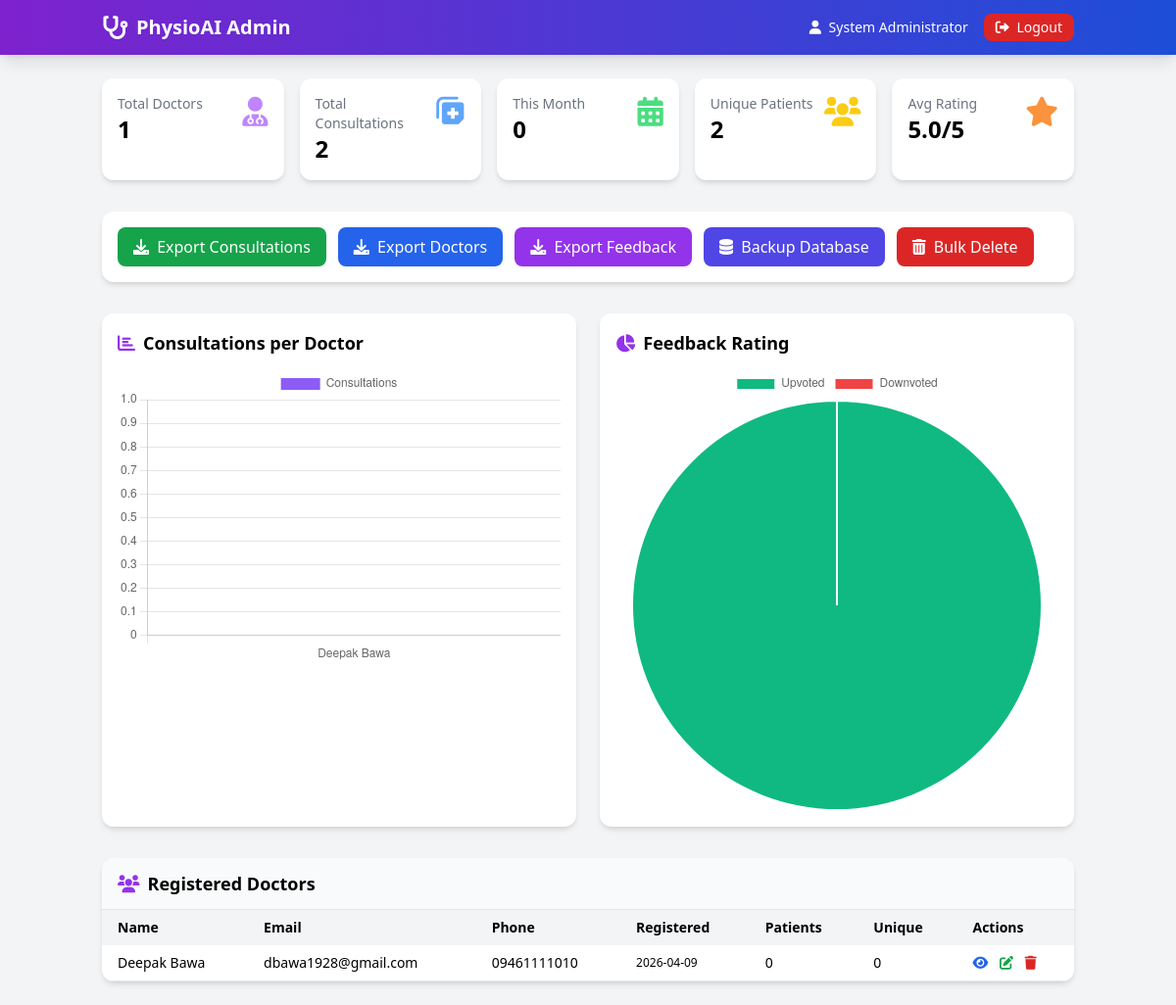
The page /admin (signed in) on the database as committed earlier.
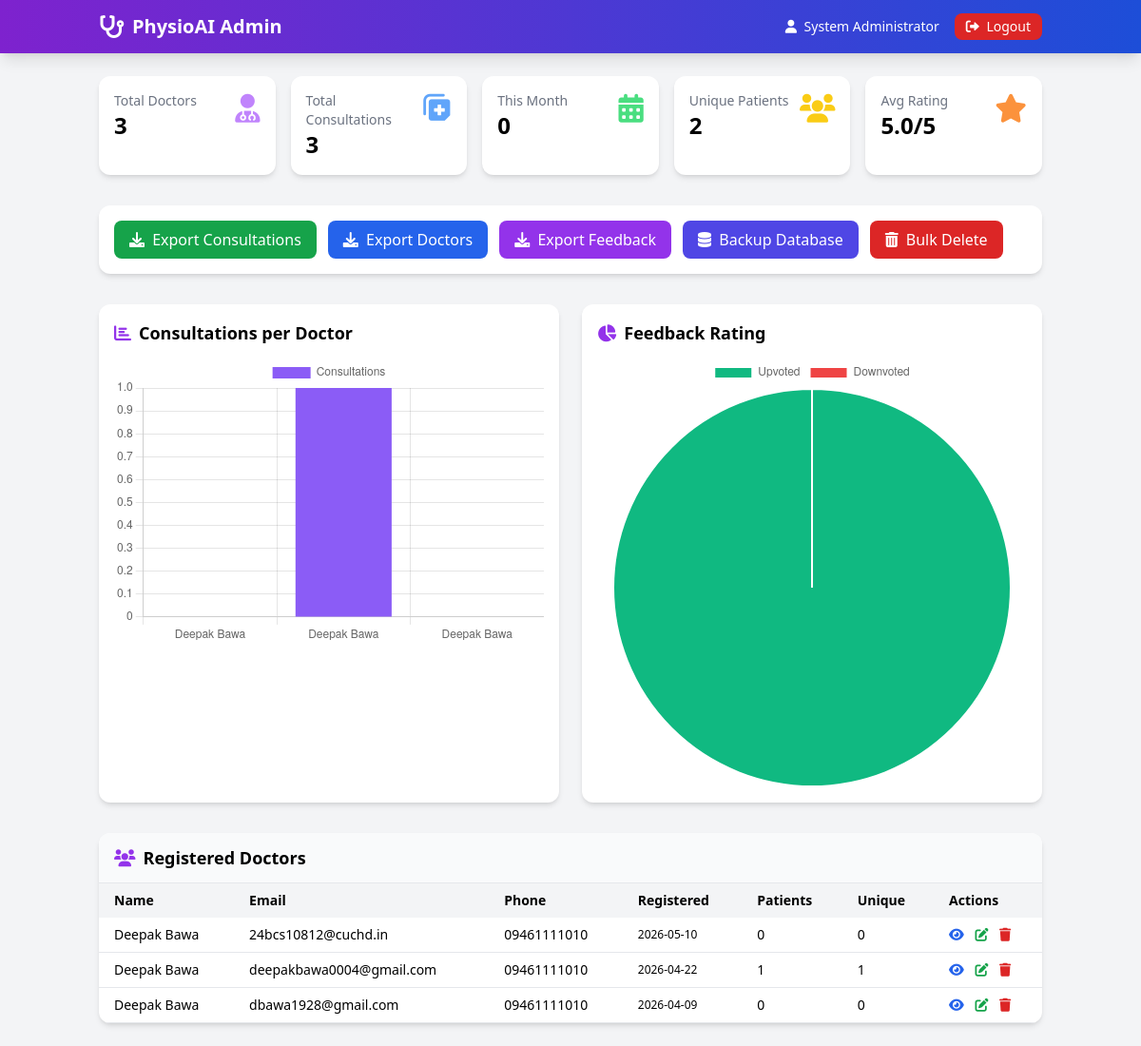
The same page on the database as committed later.
### tables this page shows
CREATE TABLE users (
        id INTEGER PRIMARY KEY AUTOINCREMENT,
        username TEXT UNIQUE NOT NULL,
        email TEXT UNIQUE NOT NULL,
        phone TEXT,
        password_hash TEXT NOT NULL,
        role TEXT DEFAULT 'doctor',
        full_name TEXT,
        profile_pic TEXT,
        created_at TEXT NOT NULL,
        last_login TEXT,
        must_change_password INTEGER DEFAULT 0
    , reset_token TEXT, reset_token_expiry TEXT, otp_code TEXT, otp_expiry TEXT);

### app.py (the view)
@app.route('/admin')
@admin_required
def admin():
    conn = sqlite3.connect(DB_PATH)
    c = conn.cursor()
    c.execute("SELECT COUNT(*) FROM users WHERE role='doctor'")
    total_doctors = c.fetchone()[0]
    c.execute("SELECT COUNT(*) FROM consultations")
    total_consultations = c.fetchone()[0]
    c.execute("SELECT COUNT(*) FROM consultations WHERE date LIKE ?", (datetime.now().strftime('%Y-%m-%d') + '%',))
    month_consultations = c.fetchone()[0]
    c.execute("SELECT COUNT(DISTINCT patient_name) FROM consultations")
    unique_patients = c.fetchone()[0]
    conn2 = sqlite3.connect(FEEDBACK_DB_PATH)
    c2 = conn2.cursor()
    c2.execute("SELECT rating, COUNT(*) FROM feedback GROUP BY rating")
    feedback_stats = dict(c2.fetchall())
    conn2.close()
    up = feedback_stats.get('up', 0)
    down = feedback_stats.get('down', 0)
    total_fb = up + down
    avg_rating = (up / total_fb) * 5 if total_fb > 0 else 0
    c.execute("SELECT id, full_name, email, phone, created_at, last_login FROM users WHERE role='doctor' ORDER BY created_at DESC")
    doctors = []
    for doc in c.fetchall():
        doc_id, full_name, email, phone, created_at, last_login = doc
        c.execute("SELECT COUNT(*) FROM consultations WHERE user_id=?", (doc_id,))
        total_patients = c.fetchone()[0]
        c.execute("SELECT COUNT(DISTINCT patient_name) FROM consultations WHERE user_id=?", (doc_id,))
        unique_patients_count = c.fetchone()[0]
        doctors.append({
            'id': doc_id,
            'full_name': full_name,
            'email': email,
            'phone': phone or '—',
            'created_at': created_at,
            'last_login': last_login or 'Never',
            'total_patients': total_patients,
            'unique_patients': unique_patients_count
        })
    c.execute("SELECT u.full_name, COUNT(c.id) FROM users u LEFT JOIN consultations c ON u.id = c.user_id WHERE u.role='doctor' GROUP BY u.id")
    chart_data = [{'doctor': row[0] or 'Unknown', 'count': row[1]} for row in c.fetchall()]
    conn.close()
    return render_template('admin.html',
                         total_doctors=total_doctors,
                         total_consultations=total_consultations,
                         month_consultations=month_consultations,
                         unique_patients=unique_patients,
                         avg_rating=round(avg_rating, 1),
                         doctors=doctors,
                         chart_data=chart_data,
                         feedback_stats=feedback_stats)

### app.py (called while the page is built)
def admin_required(f):
    @wraps(f)
    def decorated_function(*args, **kwargs):
        if 'user_id' not in session or session.get('role') != 'admin':
            return "Access denied", 403
        return f(*args, **kwargs)
    return decorated_function

### templates/admin.html (shortened to what this page needs)
<!DOCTYPE html>
<html lang="en">
<head>
    <script src="https://cdn.tailwindcss.com"></script>
    <link href="https://cdnjs.cloudflare.com/ajax/libs/font-awesome/6.0.0/css/all.min.css" rel="stylesheet">
</head>
<body class="bg-gray-100">
    <nav class="bg-gradient-to-r from-purple-700 to-blue-700 text-white shadow-lg">
        <div class="container mx-auto px-4 py-3 flex justify-between items-center">
            <div class="flex items-center gap-2">
                <i class="fas fa-stethoscope text-2xl"></i>
                <span class="font-bold text-xl">PhysioAI Admin</span>
            </div>
            <div class="flex items-center gap-4">
                <span class="text-sm"><i class="fas fa-user mr-1"></i> {{ session.full_name }}</span>
                <a href="/logout" class="text-sm bg-red-600 hover:bg-red-700 px-3 py-1 rounded-lg transition"><i class="fas fa-sign-out-alt mr-1"></i> Logout</a>
            </div>
        </div>
    </nav>
    <div class="container mx-auto px-4 py-6">
        <div class="grid grid-cols-1 md:grid-cols-2 lg:grid-cols-5 gap-4 mb-8">
            <div class="bg-white rounded-xl shadow-md p-4 stat-card">
                <div class="flex justify-between items-start">
                    <div><p class="text-gray-500 text-sm">Total Doctors</p><p class="text-2xl font-bold">{{ total_doctors }}</p></div>
                    <i class="fas fa-user-md text-3xl text-purple-400"></i>
                </div>
            </div>
            <div class="bg-white rounded-xl shadow-md p-4 stat-card">
                <div class="flex justify-between items-start">
                    <div><p class="text-gray-500 text-sm">Total Consultations</p><p class="text-2xl font-bold">{{ total_consultations }}</p></div>
                    <i class="fas fa-notes-medical text-3xl text-blue-400"></i>
                </div>
            </div>
            <div class="bg-white rounded-xl shadow-md p-4 stat-card">
                <div class="flex justify-between items-start">
                    <div><p class="text-gray-500 text-sm">This Month</p><p class="text-2xl font-bold">{{ month_consultations }}</p></div>
                    <i class="fas fa-calendar-alt text-3xl text-green-400"></i>
                </div>
            </div>
            <div class="bg-white rounded-xl shadow-md p-4 stat-card">
                <div class="flex justify-between items-start">
                    <div><p class="text-gray-500 text-sm">Unique Patients</p><p class="text-2xl font-bold">{{ unique_patients }}</p></div>
                    <i class="fas fa-users text-3xl text-yellow-400"></i>
                </div>
            </div>
            <div class="bg-white rounded-xl shadow-md p-4 stat-card">
                <div class="flex justify-between items-start">
                    <div><p class="text-gray-500 text-sm">Avg Rating</p><p class="text-2xl font-bold">{{ avg_rating }}/5</p></div>
                    <i class="fas fa-star text-3xl text-orange-400"></i>
                </div>
            </div>
        </div>
        <div class="bg-white rounded-xl shadow-md p-4 mb-8 flex flex-wrap gap-3">
            <button onclick="exportData('consultations')" class="bg-green-600 hover:bg-green-700 text-white px-4 py-2 rounded-lg transition"><i class="fas fa-download mr-1"></i> Export Consultations</button>
            <button onclick="exportData('doctors')" class="bg-blue-600 hover:bg-blue-700 text-white px-4 py-2 rounded-lg transition"><i class="fas fa-download mr-1"></i> Export Doctors</button>
            <button onclick="exportData('feedback')" class="bg-purple-600 hover:bg-purple-700 text-white px-4 py-2 rounded-lg transition"><i class="fas fa-download mr-1"></i> Export Feedback</button>
            <button onclick="backupDatabase()" class="bg-indigo-600 hover:bg-indigo-700 text-white px-4 py-2 rounded-lg transition"><i class="fas fa-database mr-1"></i> Backup Database</button>
            <button onclick="showBulkDelete()" class="bg-red-600 hover:bg-red-700 text-white px-4 py-2 rounded-lg transition"><i class="fas fa-trash-alt mr-1"></i> Bulk Delete</button>
        </div>
        <div class="grid grid-cols-1 lg:grid-cols-2 gap-6 mb-8">
            <div class="bg-white rounded-xl shadow-md p-4">
                <h3 class="font-bold text-lg mb-3"><i class="fas fa-chart-bar text-purple-600 mr-2"></i>Consultations per Doctor</h3>
                <canvas id="doctorChart" height="200"></canvas>
            </div>
            <div class="bg-white rounded-xl shadow-md p-4">
                <h3 class="font-bold text-lg mb-3"><i class="fas fa-chart-pie text-purple-600 mr-2"></i>Feedback Rating</h3>
                <canvas id="feedbackChart" height="200"></canvas>
            </div>
        </div>
        <div class="bg-white rounded-xl shadow-md overflow-hidden">
            <div class="px-4 py-3 bg-gray-50 border-b border-gray-200">
                <h3 class="font-bold text-lg"><i class="fas fa-users mr-2 text-purple-600"></i>Registered Doctors</h3>
            </div>
            <div class="overflow-x-auto">
                <table class="w-full text-sm">
                    <thead class="bg-gray-100">
                        <tr>
                            <th class="px-4 py-2 text-left">Name</th>
                            <th class="px-4 py-2 text-left">Email</th>
                            <th class="px-4 py-2 text-left">Phone</th>
                            <th class="px-4 py-2 text-left">Registered</th>
                            <th class="px-4 py-2 text-left">Patients</th>
                            <th class="px-4 py-2 text-left">Unique</th>
                            <th class="px-4 py-2 text-left">Actions</th>
                        </tr>
                    </thead>
                    <tbody>
                        {% for doctor in doctors %}
                        <tr class="border-b hover:bg-gray-50">
                            <td class="px-4 py-2 font-medium">{{ doctor.full_name }}</td>
                            <td class="px-4 py-2">{{ doctor.email }}</td>
                            <td class="px-4 py-2">{{ doctor.phone }}</td>
                            <td class="px-4 py-2 text-xs">{{ doctor.created_at[:10] }}</td>
                            <td class="px-4 py-2">{{ doctor.total_patients }}</td>
                            <td class="px-4 py-2">{{ doctor.unique_patients }}</td>
                            <td class="px-4 py-2">
                                <button onclick="viewDoctorDetails({{ doctor.id }})" class="text-blue-600 hover:text-blue-800 mr-2"><i class="fas fa-eye"></i></button>
                                <button onclick="editDoctor({{ doctor.id }}, '{{ doctor.full_name }}', '{{ doctor.phone }}')" class="text-green-600 hover:text-green-800 mr-2"><i class="fas fa-edit"></i></button>
                                <button onclick="deleteDoctor({{ doctor.id }})" class="text-red-600 hover:text-red-800"><i class="fas fa-trash"></i></button>
                            </td>
                        </tr>
                        {% endfor %}
                    </tbody>
                </table>
            </div>
        </div>
    </div>
</body>
</html>

### templates/admin.html (style rules this page uses)
.stat-card { transition: transform 0.2s; }

Rows that differ between the two databases and show on the page:
added users: full_name "Deepak Bawa", email "24bcs10812@cuchd.in", phone "09461111010", created_at "2026-05-10", total_patients "0", unique_patients "0"
added users: full_name "Deepak Bawa", email "deepakbawa0004@gmail.com", phone "09461111010", created_at "2026-04-22", total_patients "1", unique_patients "1"
Other text that changed with them:
{{ total_doctors }}: "1" → "3"
{{ total_consultations }}: "2" → "3"
chart data {{ chart_data|map(attribute='doctor')|list|tojson }}: ["Deepak Bawa"] → ["Deepak Bawa", "Deepak Bawa", "Deepak Bawa"]
chart data {{ chart_data|map(attribute='count')|list|tojson }}: [0] → [0, 1, 0]
